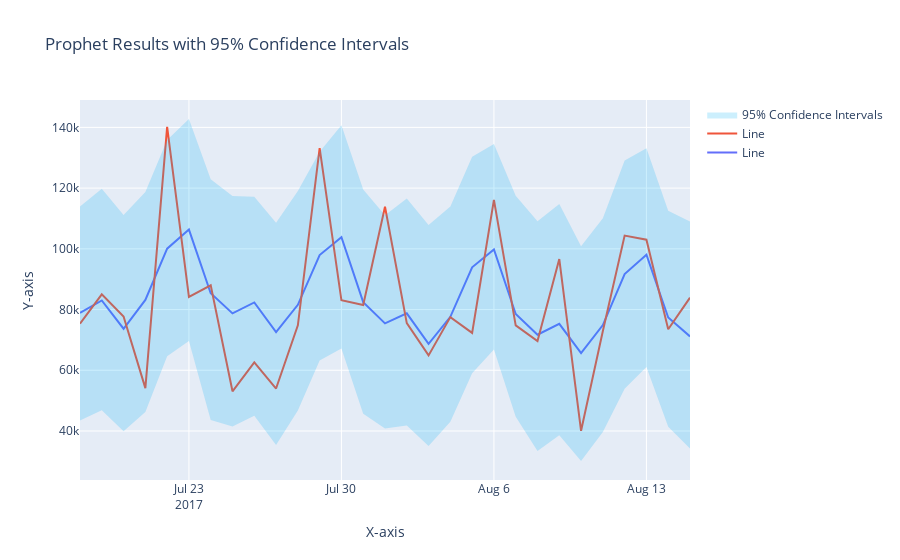

Notebook source saved alongside this figure:
### Code cell
fig = go.Figure()

# Plot the line
fig.add_trace(go.Scatter(x=results.date, y=results.pred, mode='lines', name='Line'))

fig.add_trace(go.Scatter(x=results.date, y=results.sales, mode='lines', name='Line'))


# Plot the upper confidence interval
fig.add_trace(go.Scatter(x=results.date, y=results.pred_upper, mode='lines', line=dict(color='rgba(0,0,0,0)'), showlegend=False))

# Plot the lower confidence interval
fig.add_trace(go.Scatter(x=results.date, y=results.pred_lower, mode='lines', fill='tonexty', fillcolor='rgba(0,176,246,0.2)',
                         line=dict(color='rgba(0,176,246,0)'), name='95% Confidence Intervals'))

# Update the layout
fig.update_layout(title='Prophet Results with 95% Confidence Intervals',
                  xaxis_title='X-axis',
                  yaxis_title='Y-axis')

# Show the plot
fig.show()
